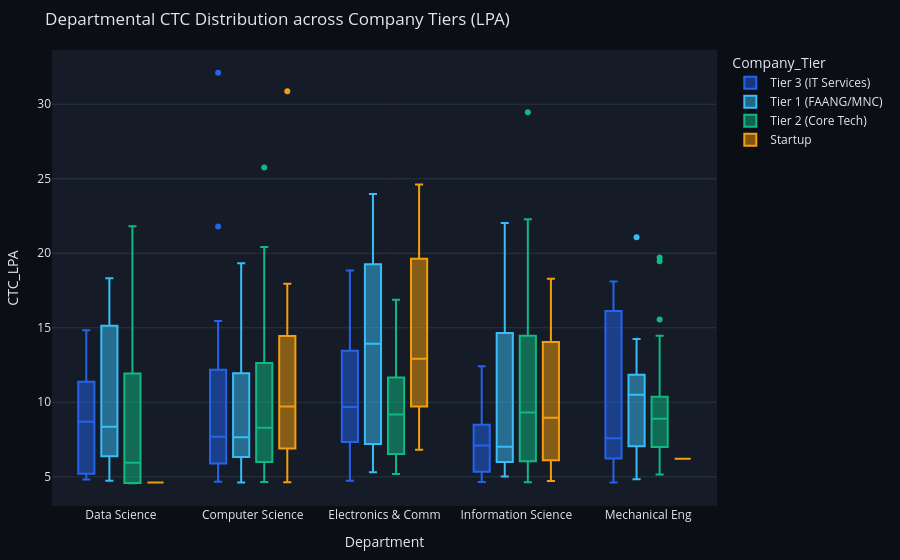
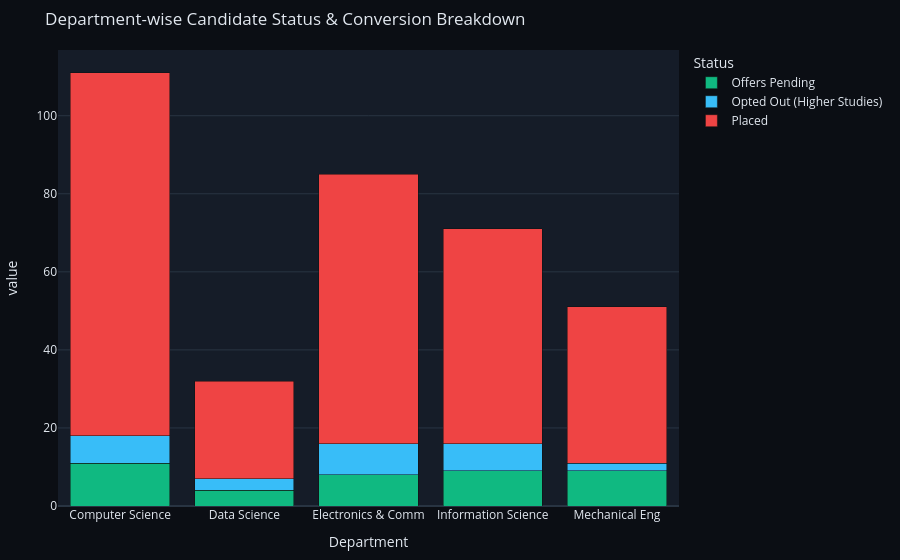

Notebook source saved alongside these figures, in order:
### Code cell
import pandas as pd
import numpy as np
import plotly.express as px
import plotly.graph_objects as bg
from IPython.display import display, HTML

# 1. Generate Synthetic College Placement Telemetry Data
np.random.seed(42)
departments = ["Computer Science", "Electronics & Comm", "Information Science", "Mechanical Eng", "Data Science"]
company_tiers = ["Tier 1 (FAANG/MNC)", "Tier 2 (Core Tech)", "Tier 3 (IT Services)", "Startup"]

n_records = 350
df_placement = pd.DataFrame({
    "Student_ID": [f"USN-1BY22EC{i:03d}" for i in range(1, n_records + 1)],
    "Department": np.random.choice(departments, size=n_records, p=[0.3, 0.25, 0.2, 0.15, 0.1]),
    "Company_Tier": np.random.choice(company_tiers, size=n_records, p=[0.25, 0.35, 0.3, 0.1]),
    "CTC_LPA": np.round(np.random.exponential(scale=6, size=n_records) + 4.5, 2),
    "Status": np.random.choice(["Placed", "Offers Pending", "Opted Out (Higher Studies)"], size=n_records, p=[0.82, 0.12, 0.06]),
    "SLA_Days_To_Offer": np.random.randint(5, 45, size=n_records)
})

# 2. Executive KPI Header HTML
total_students = len(df_placement)
placed_count = len(df_placement[df_placement["Status"] == "Placed"])
avg_ctc = df_placement[df_placement["Status"] == "Placed"]["CTC_LPA"].mean()
max_ctc = df_placement["CTC_LPA"].max()

kpi_html = f"""
<div style="background-color: #0B0E14; padding: 20px; border-radius: 10px; font-family: sans-serif; color: #E2E8F0; margin-bottom: 20px;">
    <div style="display: flex; justify-content: space-between; align-items: center; border-bottom: 1px solid #1E293B; padding-bottom: 12px; margin-bottom: 16px;">
        <div>
            <h2 style="color: #FFFFFF; margin: 0; font-size: 20px;">PlaceMux — College-Value Executive Portal</h2>
            <p style="color: #38BDF8; font-size: 11px; margin: 4px 0 0 0;">TASK 20 · Dry Run & Stakeholder Analytics</p>
        </div>
        <span style="background: rgba(16, 185, 129, 0.15); color: #10B981; border: 1px solid rgba(16, 185, 129, 0.3); padding: 4px 12px; border-radius: 20px; font-size: 11px; font-weight: 700;">● System Live & Verified</span>
    </div>
    
    <div style="display: grid; grid-template-columns: repeat(4, 1fr); gap: 12px;">
        <div style="background: #151C28; border: 1px solid #1E293B; padding: 14px; border-radius: 8px;">
            <div style="font-size: 10px; color: #64748B; font-weight: 700; text-transform: uppercase;">Total Registered</div>
            <div style="font-size: 22px; color: #FFF; font-weight: 800; margin-top: 4px;">{total_students}</div>
            <div style="font-size: 11px; color: #10B981; margin-top: 2px;">100% Verified Eligibility</div>
        </div>
        <div style="background: #151C28; border: 1px solid #1E293B; padding: 14px; border-radius: 8px;">
            <div style="font-size: 10px; color: #64748B; font-weight: 700; text-transform: uppercase;">Placement Rate</div>
            <div style="font-size: 22px; color: #FFF; font-weight: 800; margin-top: 4px;">{(placed_count/total_students)*100:.1f}%</div>
            <div style="font-size: 11px; color: #10B981; margin-top: 2px;">{placed_count} Offers Issued</div>
        </div>
        <div style="background: #151C28; border: 1px solid #1E293B; padding: 14px; border-radius: 8px;">
            <div style="font-size: 10px; color: #64748B; font-weight: 700; text-transform: uppercase;">Average CTC Yield</div>
            <div style="font-size: 22px; color: #FFF; font-weight: 800; margin-top: 4px;">₹{avg_ctc:.2f} LPA</div>
            <div style="font-size: 11px; color: #38BDF8; margin-top: 2px;">Peak CTC: ₹{max_ctc:.1f} LPA</div>
        </div>
        <div style="background: #151C28; border: 1px solid #1E293B; padding: 14px; border-radius: 8px;">
            <div style="font-size: 10px; color: #64748B; font-weight: 700; text-transform: uppercase;">College Value Index</div>
            <div style="font-size: 22px; color: #FFF; font-weight: 800; margin-top: 4px;">89.2 / 100</div>
            <div style="font-size: 11px; color: #10B981; margin-top: 2px;">Tier 1 Conversion +6.4%</div>
        </div>
    </div>
</div>
"""
display(HTML(kpi_html))

# 3. Interactive Chart 1: Departmental Salary Distribution (Boxplot)
fig_box = px.box(
    df_placement[df_placement["Status"] == "Placed"],
    x="Department", y="CTC_LPA", color="Company_Tier",
    title="Departmental CTC Distribution across Company Tiers (LPA)",
    template="plotly_dark",
    color_discrete_sequence=["#2563EB", "#38BDF8", "#10B981", "#F59E0B"]
)
fig_box.update_layout(paper_bgcolor="#0B0E14", plot_bgcolor="#151C28", font=dict(color="#E2E8F0"), margin=dict(l=20, r=20, t=50, b=20))
fig_box.show()

# 4. Interactive Chart 2: Company Tier Share (Donut) & Placement Funnel (Bar)
dept_summary = df_placement.groupby("Department")["Status"].value_counts().unstack().fillna(0)
fig_bar = px.bar(
    dept_summary,
    title="Department-wise Candidate Status & Conversion Breakdown",
    template="plotly_dark",
    barmode="stack",
    color_discrete_sequence=["#10B981", "#38BDF8", "#EF4444"]
)
fig_bar.update_layout(paper_bgcolor="#0B0E14", plot_bgcolor="#151C28", font=dict(color="#E2E8F0"), margin=dict(l=20, r=20, t=50, b=20))
fig_bar.show()

# 5. Live Pipeline Telemetry Log Sample
display(HTML("<h4 style='font-family: sans-serif; color: #000; margin-top: 15px;'>Live Student Placement Telemetry (First 10 Records)</h4>"))
display(df_placement.head(10))

### Figure 1 — Plotly figure (JSON) as saved in the notebook; plotly's stock layout.template omitted (floating-point values rounded to 4 significant figures)
{"data": [{"alignmentgroup": "True", "hovertemplate": "Company_Tier=Tier 3 (IT Services)<br>Department=%{x}<br>CTC_LPA=%{y}<extra></extra>", "legendgroup": "Tier 3 (IT Services)", "marker": {"color": "#2563EB"}, "name": "Tier 3 (IT Services)", "notched": false, "offsetgroup": "Tier 3 (IT Services)", "orientation": "v", "showlegend": true, "type": "box", "x": ["Data Science", "Computer Science", "Electronics & Comm", "Computer Science", "Information Science", "Computer Science", "Computer Science", "Mechanical Eng", "Electronics & Comm", "Data Science", "Electronics & Comm", "Electronics & Comm", "Computer Science", "Data Science", "Computer Science", "Computer Science", "Data Science", "Computer Science", "Information Science", "Electronics & Comm", "Electronics & Comm", "Information Science", "Mechanical Eng", "Mechanical Eng", "Electronics & Comm", "Computer Science", "Computer Science", "Data Science", "Computer Science", "Computer Science", "Computer Science", "Data Science", "Computer Science", "Data Science", "Electronics & Comm", "Data Science", "Mechanical Eng", "Electronics & Comm", "Electronics & Comm", "Computer Science", "Information Science", "Computer Science", "Computer Science", "Mechanical Eng", "Electronics & Comm", "Mechanical Eng", "Mechanical Eng", "Computer Science", "Information Science", "Computer Science", "Computer Science", "Electronics & Comm", "Electronics & Comm", "Computer Science", "Computer Science", "Data Science", "Computer Science", "Electronics & Comm", "Computer Science", "Computer Science", "Mechanical Eng", "Electronics & Comm", "Computer Science", "Information Science", "Mechanical Eng", "Electronics & Comm", "Electronics & Comm", "Computer Science", "Information Science", "Mechanical Eng", "Computer Science", "Information Science", "Computer Science", "Electronics & Comm", "Computer Science"], "x0": " ", "xaxis": "x", "y": [4.82, 32.11, 12.61, 5.4, 5.85, 14.61, 11.07, 17.08, 7.34, 8.69, 7.41, 18.72, 10.37, 13.98, 4.7, 7.01, 14.83, 12.19, 9.19, 6.24, 18.85, 7.57, 8.22, 4.61, 9.5, 11.87, 15.45, 5.3, 7.55, 7.55, 8.11, 10.5, 11.04, 4.92, 18.2, 5.88, 8.33, 13.46, 7.99, 5.7, 4.65, 6.01, 14.15, 16.12, 11.12, 18.1, 5.04, 4.66, 7.78, 6.3, 7.37, 9.85, 14.15, 7.82, 5.63, 9.35, 5.89, 5.38, 12.54, 6.19, 6.54, 9.51, 8.38, 4.82, 6.94, 13.34, 5.08, 5.38, 12.41, 6.22, 21.8, 6.62, 15.09, 4.73, 5.27], "y0": " ", "yaxis": "y"}, {"alignmentgroup": "True", "hovertemplate": "Company_Tier=Tier 1 (FAANG/MNC)<br>Department=%{x}<br>CTC_LPA=%{y}<extra></extra>", "legendgroup": "Tier 1 (FAANG/MNC)", "marker": {"color": "#38BDF8"}, "name": "Tier 1 (FAANG/MNC)", "notched": false, "offsetgroup": "Tier 1 (FAANG/MNC)", "orientation": "v", "showlegend": true, "type": "box", "x": ["Information Science", "Computer Science", "Electronics & Comm", "Computer Science", "Information Science", "Computer Science", "Computer Science", "Electronics & Comm", "Information Science", "Computer Science", "Data Science", "Computer Science", "Electronics & Comm", "Information Science", "Computer Science", "Mechanical Eng", "Computer Science", "Electronics & Comm", "Electronics & Comm", "Data Science", "Electronics & Comm", "Computer Science", "Mechanical Eng", "Mechanical Eng", "Electronics & Comm", "Mechanical Eng", "Electronics & Comm", "Electronics & Comm", "Computer Science", "Computer Science", "Mechanical Eng", "Information Science", "Information Science", "Computer Science", "Data Science", "Information Science", "Computer Science", "Information Science", "Information Science", "Information Science", "Computer Science", "Data Science", "Information Science", "Computer Science", "Computer Science", "Information Science", "Computer Science", "Data Science", "Data Science", "Data Science", "Data Science", "Mechanical Eng", "Computer Science", "Mechanical Eng", "Electronics & Comm", "Computer Science", "Data Science", "Information Science", "Electronics & Comm", "Information Science", "Mechanical Eng", "Mechanical Eng", "Information Science", "Electronics & Comm", "Computer Science", "Computer Science", "Data Science", "Mechanical Eng", "Information Science", "Electronics & Comm", "Computer Science", "Information Science", "Computer Science", "Electronics & Comm", "Electronics & Comm", "Electronics & Comm"], "x0": " ", "xaxis": "x", "y": [5.37, 6.83, 5.3, 12.38, 21.22, 5.7, 4.91, 14.02, 5.58, 14.68, 5.25, 9.07, 13.82, 14.08, 10.65, 11.6, 7.05, 5.7, 22.16, 7.81, 20.84, 5.22, 4.84, 14.24, 6.93, 7.05, 19.28, 23.98, 5.77, 7.57, 9.42, 22.03, 6.13, 6.17, 15.14, 6.58, 14.7, 7.01, 6.37, 10.37, 7.66, 6.38, 6.41, 4.61, 19.24, 5.25, 9.66, 6.42, 10.82, 18.32, 16.92, 9.96, 10.01, 5.66, 19.25, 7.76, 8.89, 5.02, 7.46, 12.12, 11.04, 21.07, 8.62, 7.92, 14.14, 7.19, 4.74, 11.84, 20.06, 5.69, 19.33, 16.38, 6.77, 10.4, 17.53, 16.75], "y0": " ", "yaxis": "y"}, {"alignmentgroup": "True", "hovertemplate": "Company_Tier=Tier 2 (Core Tech)<br>Department=%{x}<br>CTC_LPA=%{y}<extra></extra>", "legendgroup": "Tier 2 (Core Tech)", "marker": {"color": "#10B981"}, "name": "Tier 2 (Core Tech)", "notched": false, "offsetgroup": "Tier 2 (Core Tech)", "orientation": "v", "showlegend": true, "type": "box", "x": ["Mechanical Eng", "Information Science", "Mechanical Eng", "Computer Science", "Computer Science", "Mechanical Eng", "Electronics & Comm", "Electronics & Comm", "Computer Science", "Computer Science", "Electronics & Comm", "Computer Science", "Electronics & Comm", "Electronics & Comm", "Electronics & Comm", "Computer Science", "Mechanical Eng", "Information Science", "Mechanical Eng", "Electronics & Comm", "Mechanical Eng", "Information Science", "Electronics & Comm", "Computer Science", "Mechanical Eng", "Mechanical Eng", "Computer Science", "Mechanical Eng", "Electronics & Comm", "Computer Science", "Data Science", "Information Science", "Data Science", "Electronics & Comm", "Computer Science", "Computer Science", "Computer Science", "Information Science", "Electronics & Comm", "Computer Science", "Computer Science", "Information Science", "Electronics & Comm", "Mechanical Eng", "Electronics & Comm", "Information Science", "Computer Science", "Mechanical Eng", "Computer Science", "Information Science", "Computer Science", "Electronics & Comm", "Information Science", "Mechanical Eng", "Information Science", "Computer Science", "Mechanical Eng", "Information Science", "Mechanical Eng", "Information Science", "Electronics & Comm", "Electronics & Comm", "Data Science", "Information Science", "Information Science", "Information Science", "Data Science", "Electronics & Comm", "Mechanical Eng", "Mechanical Eng", "Electronics & Comm", "Computer Science", "Electronics & Comm", "Computer Science", "Information Science", "Computer Science", "Electronics & Comm", "Mechanical Eng", "Computer Science", "Electronics & Comm", "Electronics & Comm", "Information Science", "Electronics & Comm", "Computer Science", "Computer Science", "Computer Science", "Data Science", "Information Science", "Mechanical Eng", "Computer Science", "Mechanical Eng", "Information Science", "Electronics & Comm", "Electronics & Comm", "Computer Science", "Information Science", "Computer Science", "Information Science"], "x0": " ", "xaxis": "x", "y": [14.46, 11.36, 8.33, 7.68, 20.42, 15.56, 7.49, 6.65, 12.76, 6.09, 9.21, 10.31, 5.49, 12.67, 9.56, 13.12, 7.54, 5.47, 6.06, 12.14, 8.73, 10.17, 9.65, 12.5, 19.72, 8.89, 9.13, 7.06, 8.11, 5.41, 8.64, 7.2, 4.58, 5.68, 5.47, 12.82, 5.91, 8.12, 5.51, 6.39, 5.52, 12.05, 10.95, 5.16, 5.88, 5.9, 5.7, 9.75, 17.89, 9.32, 7.94, 6.59, 22.29, 5.41, 16.67, 18.0, 10.52, 6.29, 5.4, 29.46, 8.98, 15.12, 4.57, 4.79, 5.59, 6.62, 5.95, 6.33, 9.92, 9.95, 5.18, 8.61, 11.5, 6.2, 14.76, 11.62, 9.85, 19.46, 8.04, 9.18, 16.88, 14.36, 15.85, 8.53, 4.71, 25.75, 21.82, 15.67, 9.94, 11.65, 6.99, 12.24, 9.15, 13.88, 6.8, 6.09, 4.65, 4.63], "y0": " ", "yaxis": "y"}, {"alignmentgroup": "True", "hovertemplate": "Company_Tier=Startup<br>Department=%{x}<br>CTC_LPA=%{y}<extra></extra>", "legendgroup": "Startup", "marker": {"color": "#F59E0B"}, "name": "Startup", "notched": false, "offsetgroup": "Startup", "orientation": "v", "showlegend": true, "type": "box", "x": ["Information Science", "Computer Science", "Electronics & Comm", "Electronics & Comm", "Information Science", "Computer Science", "Computer Science", "Mechanical Eng", "Information Science", "Electronics & Comm", "Electronics & Comm", "Information Science", "Electronics & Comm", "Electronics & Comm", "Computer Science", "Electronics & Comm", "Computer Science", "Computer Science", "Information Science", "Computer Science", "Information Science", "Computer Science", "Electronics & Comm", "Computer Science", "Data Science", "Information Science", "Information Science", "Computer Science", "Electronics & Comm", "Information Science", "Computer Science", "Electronics & Comm", "Computer Science"], "x0": " ", "xaxis": "x", "y": [6.26, 7.07, 15.15, 24.62, 18.29, 17.96, 6.74, 6.21, 9.79, 20.64, 10.1, 16.74, 6.95, 19.64, 12.53, 9.71, 8.69, 9.93, 4.72, 9.49, 8.96, 16.37, 10.7, 11.19, 4.62, 5.68, 13.15, 4.64, 15.31, 7.14, 30.87, 6.81, 4.98], "y0": " ", "yaxis": "y"}], "layout": {"autosize": true, "boxmode": "group", "font": {"color": "#E2E8F0"}, "legend": {"title": {"text": "Company_Tier"}, "tracegroupgap": 0}, "margin": {"b": 20, "l": 20, "r": 20, "t": 50}, "paper_bgcolor": "#0B0E14", "plot_bgcolor": "#151C28", "title": {"text": "Departmental CTC Distribution across Company Tiers (LPA)"}, "xaxis": {"anchor": "y", "autorange": true, "domain": [0, 1], "range": [-0.5174, 4.517], "title": {"text": "Department"}, "type": "category"}, "yaxis": {"anchor": "x", "autorange": true, "domain": [0, 1], "range": [3.04, 33.64], "title": {"text": "CTC_LPA"}, "type": "linear"}}}

### Figure 2 — Plotly figure (JSON) as saved in the notebook; plotly's stock layout.template omitted (floating-point values rounded to 4 significant figures)
{"data": [{"hovertemplate": "Status=Offers Pending<br>Department=%{x}<br>value=%{y}<extra></extra>", "legendgroup": "Offers Pending", "marker": {"color": "#10B981", "pattern": {"shape": ""}}, "name": "Offers Pending", "orientation": "v", "showlegend": true, "textposition": "auto", "type": "bar", "x": ["Computer Science", "Data Science", "Electronics & Comm", "Information Science", "Mechanical Eng"], "xaxis": "x", "y": [11, 4, 8, 9, 9], "yaxis": "y"}, {"hovertemplate": "Status=Opted Out (Higher Studies)<br>Department=%{x}<br>value=%{y}<extra></extra>", "legendgroup": "Opted Out (Higher Studies)", "marker": {"color": "#38BDF8", "pattern": {"shape": ""}}, "name": "Opted Out (Higher Studies)", "orientation": "v", "showlegend": true, "textposition": "auto", "type": "bar", "x": ["Computer Science", "Data Science", "Electronics & Comm", "Information Science", "Mechanical Eng"], "xaxis": "x", "y": [7, 3, 8, 7, 2], "yaxis": "y"}, {"hovertemplate": "Status=Placed<br>Department=%{x}<br>value=%{y}<extra></extra>", "legendgroup": "Placed", "marker": {"color": "#EF4444", "pattern": {"shape": ""}}, "name": "Placed", "orientation": "v", "showlegend": true, "textposition": "auto", "type": "bar", "x": ["Computer Science", "Data Science", "Electronics & Comm", "Information Science", "Mechanical Eng"], "xaxis": "x", "y": [93, 25, 69, 55, 40], "yaxis": "y"}], "layout": {"autosize": true, "barmode": "stack", "font": {"color": "#E2E8F0"}, "legend": {"title": {"text": "Status"}, "tracegroupgap": 0}, "margin": {"b": 20, "l": 20, "r": 20, "t": 50}, "paper_bgcolor": "#0B0E14", "plot_bgcolor": "#151C28", "title": {"text": "Department-wise Candidate Status & Conversion Breakdown"}, "xaxis": {"anchor": "y", "autorange": true, "domain": [0, 1], "range": [-0.5, 4.5], "title": {"text": "Department"}, "type": "category"}, "yaxis": {"anchor": "x", "autorange": true, "domain": [0, 1], "range": [0, 116.8], "title": {"text": "value"}, "type": "linear"}}}
